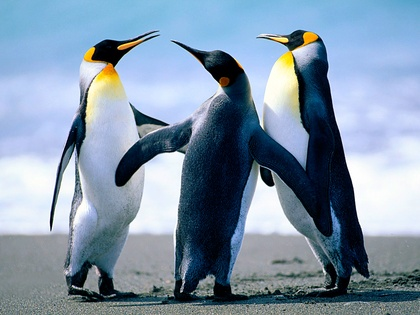
%> input picture Image_Processing/Penguins.jpg, 420 x 315 px, shrunk from 1024 x 768 before the run
$ octave method2.m   (GNU Octave 9; MATLAB toolbox functions it lacks are replaced by stand-ins)
%> lines starting %> are read from the running program, lines starting %| are printed output that depends on the picture
% 方法二：维纳滤波

%采用平均值法转化为灰度图像,且数据类型为double
Initialimage = im2double( imread('Penguins.jpg') );
[row, col, color] = size(Initialimage);
%> row = 315; col = 420; color = 3
Grayimage = zeros(row, col);
for i = 1:row
    for j = 1:col
        summ = 0;
        for k = 1:color
            summ = summ + Initialimage(i,j,k)/3;
        end
        Grayimage(i,j) = summ;
    end
end
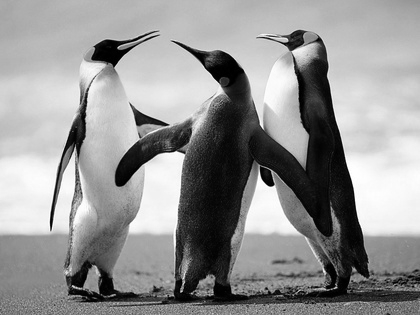
%> Grayimage: size 315x420 double; min 0, max 1, mean 0.581

% 图像退化加噪
PSF = fspecial('motion',20,10);      %定义滤波算子，类型为运动模糊，参数随便定义的
Blur = imfilter(Grayimage,PSF,'conv','circular');      %图像滤波实现退化，通过卷积完成
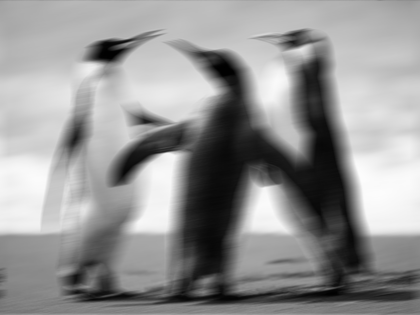
%> Blur: size 315x420 double; min 0.00388, max 0.992, mean 0.581
BlurandNoise = imnoise(Blur,'gaussian',0,0.04);      %添加高斯噪声
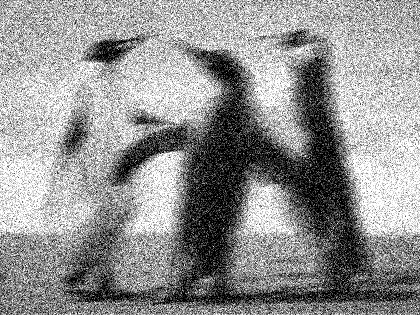
%> BlurandNoise: size 315x420 double; min 0, max 1, mean 0.575
subplot(221), imshow(Initialimage);
title('原图像');
subplot(222), imshow(Grayimage);
title('灰度图像');
subplot(223), imshow(Blur);
title('退化图像');
subplot(224), imshow(BlurandNoise);
title('加噪退化图');

% 接下来实现维纳滤波

%------------------------------维纳滤波原理-------------------------------%
% 定义式：G(f)=1/H(f)[|H(f)|^2/( |H(f)|^2+N(f)/S(f) )]
% 此为维纳滤波器传递函数，其中H(f)为退化函数频谱S(f)是输入信号功率谱
%                        N(f)是噪声功率谱

Noise = BlurandNoise - Blur;
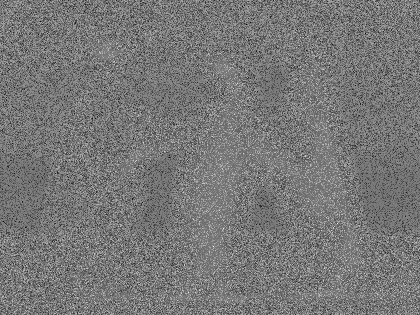
%> Noise: size 315x420 double; min -0.796, max 0.887, mean -0.00549; drawn with min black and max white
NoiseF = abs( fft2(Noise) ).^2;      %噪声功率谱
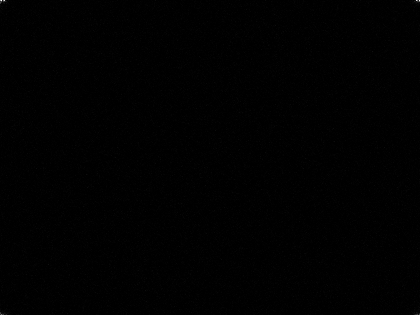
%> NoiseF: size 315x420 double; min 0.0194, max 784969.1, mean 4193.3; drawn with min black and max white
IF = abs( fft2(Grayimage) ).^2;      %原图功率谱
HFT = fft2(PSF,row,col);      %限定HFT传递函数长宽与原图一致，否则会报错
HF = abs(HFT).^2;
GFT = fft2(BlurandNoise);      %退化加噪频谱
Reimage = ifft2( GFT.*( HF./(HF+NoiseF./IF) )./HFT  );      %维纳滤波实现图像还原
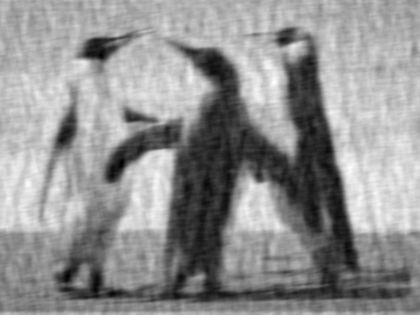
%> Reimage: size 315x420 double; min -0.0711, max 1.06, mean 0.575; drawn with min black and max white

% 滤波效果展示
figure(2);
subplot(121), imshow(BlurandNoise), title('加噪退化图像');
subplot(122), imshow(Reimage), title('还原图像2:维纳滤波');
